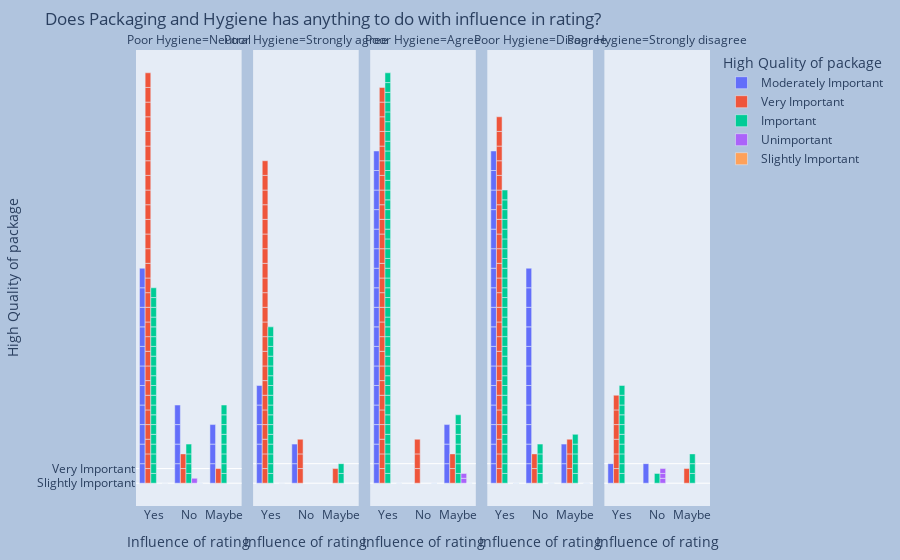

This figure's notebook cell:
### Markdown cell above
The code creates a bar plot using the Plotly library, where the x-axis represents the "Influence of rating" variable, the y-axis represents the "High Quality of package" variable, and the bars are colored based on the "High Quality of package" variable. The plot is grouped based on the "Poor Hygiene" variable, creating separate bars for each category of "Poor Hygiene". The title of the plot is set to "Does Packaging and Hygiene has anything to do with influence in rating?" and the background color is set to "LightSteelBlue". The plot is displayed using the fig.show() function.

### Code cell
#Considering 3 variables
fig = px.bar(delivery, x="Influence of rating", y="High Quality of package",
             color="High Quality of package", barmode="group",facet_col="Poor Hygiene")

#Setting up the title
fig.update_layout(
    margin=dict(l=20, r=20, t=50, b=20),
    paper_bgcolor="LightSteelBlue",
    title_text='Does Packaging and Hygiene has anything to do with influence in rating?'
)
fig.show()

### Figure 1 — Plotly figure (JSON) as saved in the notebook; plotly's stock layout.template omitted (floating-point values rounded to 4 significant figures)
{"data": [{"alignmentgroup": "True", "hovertemplate": "High Quality of package=%{y}<br>Poor Hygiene=Neutral<br>Influence of rating=%{x}<extra></extra>", "legendgroup": "Moderately Important", "marker": {"color": "#636efa", "pattern": {"shape": ""}}, "name": "Moderately Important", "offsetgroup": "Moderately Important", "orientation": "v", "showlegend": true, "textposition": "auto", "x": ["Yes", "Yes", "Yes", "Yes", "Yes", "No", "Maybe", "Yes", "Yes", "Yes", "No", "Yes", "No", "No", "Maybe", "Yes", "Maybe", "Yes"], "xaxis": "x", "y": ["Moderately Important", "Moderately Important", "Moderately Important", "Moderately Important", "Moderately Important", "Moderately Important", "Moderately Important", "Moderately Important", "Moderately Important", "Moderately Important", "Moderately Important", "Moderately Important", "Moderately Important", "Moderately Important", "Moderately Important", "Moderately Important", "Moderately Important", "Moderately Important"], "yaxis": "y", "type": "bar"}, {"alignmentgroup": "True", "hovertemplate": "High Quality of package=%{y}<br>Poor Hygiene=Strongly agree<br>Influence of rating=%{x}<extra></extra>", "legendgroup": "Moderately Important", "marker": {"color": "#636efa", "pattern": {"shape": ""}}, "name": "Moderately Important", "offsetgroup": "Moderately Important", "orientation": "v", "showlegend": false, "textposition": "auto", "x": ["No", "Yes", "Yes", "Yes", "No", "Yes", "Yes"], "xaxis": "x2", "y": ["Moderately Important", "Moderately Important", "Moderately Important", "Moderately Important", "Moderately Important", "Moderately Important", "Moderately Important"], "yaxis": "y2", "type": "bar"}, {"alignmentgroup": "True", "hovertemplate": "High Quality of package=%{y}<br>Poor Hygiene=Agree<br>Influence of rating=%{x}<extra></extra>", "legendgroup": "Moderately Important", "marker": {"color": "#636efa", "pattern": {"shape": ""}}, "name": "Moderately Important", "offsetgroup": "Moderately Important", "orientation": "v", "showlegend": false, "textposition": "auto", "x": ["Yes", "Yes", "Yes", "Yes", "Yes", "Yes", "Yes", "Maybe", "Maybe", "Yes", "Yes", "Yes", "Yes", "Yes", "Maybe", "Yes", "Yes", "Yes", "Yes", "Yes"], "xaxis": "x3", "y": ["Moderately Important", "Moderately Important", "Moderately Important", "Moderately Important", "Moderately Important", "Moderately Important", "Moderately Important", "Moderately Important", "Moderately Important", "Moderately Important", "Moderately Important", "Moderately Important", "Moderately Important", "Moderately Important", "Moderately Important", "Moderately Important", "Moderately Important", "Moderately Important", "Moderately Important", "Moderately Important"], "yaxis": "y3", "type": "bar"}, {"alignmentgroup": "True", "hovertemplate": "High Quality of package=%{y}<br>Poor Hygiene=Disagree<br>Influence of rating=%{x}<extra></extra>", "legendgroup": "Moderately Important", "marker": {"color": "#636efa", "pattern": {"shape": ""}}, "name": "Moderately Important", "offsetgroup": "Moderately Important", "orientation": "v", "showlegend": false, "textposition": "auto", "x": ["Yes", "Yes", "Yes", "Maybe", "Yes", "No", "No", "Yes", "No", "No", "Yes", "No", "Yes", "Yes", "Yes", "Yes", "Maybe", "Yes", "Yes", "No", "Yes", "No", "Yes", "No", "No", "Yes", "No", "No", "Yes", "Yes"], "xaxis": "x4", "y": ["Moderately Important", "Moderately Important", "Moderately Important", "Moderately Important", "Moderately Important", "Moderately Important", "Moderately Important", "Moderately Important", "Moderately Important", "Moderately Important", "Moderately Important", "Moderately Important", "Moderately Important", "Moderately Important", "Moderately Important", "Moderately Important", "Moderately Important", "Moderately Important", "Moderately Important", "Moderately Important", "Moderately Important", "Moderately Important", "Moderately Important", "Moderately Important", "Moderately Important", "Moderately Important", "Moderately Important", "Moderately Important", "Moderately Important", "Moderately Important"], "yaxis": "y4", "type": "bar"}, {"alignmentgroup": "True", "hovertemplate": "High Quality of package=%{y}<br>Poor Hygiene=Strongly disagree<br>Influence of rating=%{x}<extra></extra>", "legendgroup": "Moderately Important", "marker": {"color": "#636efa", "pattern": {"shape": ""}}, "name": "Moderately Important", "offsetgroup": "Moderately Important", "orientation": "v", "showlegend": false, "textposition": "auto", "x": ["Yes", "No"], "xaxis": "x5", "y": ["Moderately Important", "Moderately Important"], "yaxis": "y5", "type": "bar"}, {"alignmentgroup": "True", "hovertemplate": "High Quality of package=%{y}<br>Poor Hygiene=Neutral<br>Influence of rating=%{x}<extra></extra>", "legendgroup": "Very Important", "marker": {"color": "#EF553B", "pattern": {"shape": ""}}, "name": "Very Important", "offsetgroup": "Very Important", "orientation": "v", "showlegend": true, "textposition": "auto", "x": ["Yes", "Yes", "Yes", "Yes", "Yes", "Yes", "Yes", "Yes", "No", "No", "Yes", "Yes", "Yes", "Yes", "Yes", "Yes", "Yes", "Yes", "Yes", "Yes", "Yes", "Yes", "Yes", "Maybe", "Yes", "Yes", "Yes", "Yes", "Yes", "Yes", "Yes"], "xaxis": "x", "y": ["Very Important", "Very Important", "Very Important", "Very Important", "Very Important", "Very Important", "Very Important", "Very Important", "Very Important", "Very Important", "Very Important", "Very Important", "Very Important", "Very Important", "Very Important", "Very Important", "Very Important", "Very Important", "Very Important", "Very Important", "Very Important", "Very Important", "Very Important", "Very Important", "Very Important", "Very Important", "Very Important", "Very Important", "Very Important", "Very Important", "Very Important"], "yaxis": "y", "type": "bar"}, {"alignmentgroup": "True", "hovertemplate": "High Quality of package=%{y}<br>Poor Hygiene=Strongly agree<br>Influence of rating=%{x}<extra></extra>", "legendgroup": "Very Important", "marker": {"color": "#EF553B", "pattern": {"shape": ""}}, "name": "Very Important", "offsetgroup": "Very Important", "orientation": "v", "showlegend": false, "textposition": "auto", "x": ["Yes", "Yes", "Yes", "Yes", "Yes", "Yes", "Yes", "Maybe", "Yes", "No", "No", "Yes", "Yes", "Yes", "Yes", "Yes", "No", "Yes", "Yes", "Yes", "Yes", "Yes", "Yes", "Yes", "Yes", "Yes"], "xaxis": "x2", "y": ["Very Important", "Very Important", "Very Important", "Very Important", "Very Important", "Very Important", "Very Important", "Very Important", "Very Important", "Very Important", "Very Important", "Very Important", "Very Important", "Very Important", "Very Important", "Very Important", "Very Important", "Very Important", "Very Important", "Very Important", "Very Important", "Very Important", "Very Important", "Very Important", "Very Important", "Very Important"], "yaxis": "y2", "type": "bar"}, {"alignmentgroup": "True", "hovertemplate": "High Quality of package=%{y}<br>Poor Hygiene=Agree<br>Influence of rating=%{x}<extra></extra>", "legendgroup": "Very Important", "marker": {"color": "#EF553B", "pattern": {"shape": ""}}, "name": "Very Important", "offsetgroup": "Very Important", "orientation": "v", "showlegend": false, "textposition": "auto", "x": ["Yes", "Yes", "Yes", "Yes", "Yes", "No", "Yes", "No", "Yes", "Yes", "Yes", "Yes", "Yes", "No", "Yes", "Yes", "Maybe", "Yes", "Yes", "Yes", "Maybe", "Yes", "Yes", "Yes", "Yes", "Yes", "Yes", "Yes", "Yes", "Yes", "Yes", "Yes"], "xaxis": "x3", "y": ["Very Important", "Very Important", "Very Important", "Very Important", "Very Important", "Very Important", "Very Important", "Very Important", "Very Important", "Very Important", "Very Important", "Very Important", "Very Important", "Very Important", "Very Important", "Very Important", "Very Important", "Very Important", "Very Important", "Very Important", "Very Important", "Very Important", "Very Important", "Very Important", "Very Important", "Very Important", "Very Important", "Very Important", "Very Important", "Very Important", "Very Important", "Very Important"], "yaxis": "y3", "type": "bar"}, {"alignmentgroup": "True", "hovertemplate": "High Quality of package=%{y}<br>Poor Hygiene=Disagree<br>Influence of rating=%{x}<extra></extra>", "legendgroup": "Very Important", "marker": {"color": "#EF553B", "pattern": {"shape": ""}}, "name": "Very Important", "offsetgroup": "Very Important", "orientation": "v", "showlegend": false, "textposition": "auto", "x": ["Yes", "Maybe", "Maybe", "Maybe", "Yes", "Yes", "Yes", "Yes", "Yes", "No", "No", "Yes", "Yes", "Yes", "Yes", "Yes", "Yes", "Yes", "Yes", "Yes", "Yes", "Yes", "Yes", "Yes", "Yes", "Yes", "Yes", "Yes", "Yes", "Yes"], "xaxis": "x4", "y": ["Very Important", "Very Important", "Very Important", "Very Important", "Very Important", "Very Important", "Very Important", "Very Important", "Very Important", "Very Important", "Very Important", "Very Important", "Very Important", "Very Important", "Very Important", "Very Important", "Very Important", "Very Important", "Very Important", "Very Important", "Very Important", "Very Important", "Very Important", "Very Important", "Very Important", "Very Important", "Very Important", "Very Important", "Very Important", "Very Important"], "yaxis": "y4", "type": "bar"}, {"alignmentgroup": "True", "hovertemplate": "High Quality of package=%{y}<br>Poor Hygiene=Strongly disagree<br>Influence of rating=%{x}<extra></extra>", "legendgroup": "Very Important", "marker": {"color": "#EF553B", "pattern": {"shape": ""}}, "name": "Very Important", "offsetgroup": "Very Important", "orientation": "v", "showlegend": false, "textposition": "auto", "x": ["Yes", "Yes", "Maybe", "Yes", "Yes", "Yes", "Yes"], "xaxis": "x5", "y": ["Very Important", "Very Important", "Very Important", "Very Important", "Very Important", "Very Important", "Very Important"], "yaxis": "y5", "type": "bar"}, {"alignmentgroup": "True", "hovertemplate": "High Quality of package=%{y}<br>Poor Hygiene=Neutral<br>Influence of rating=%{x}<extra></extra>", "legendgroup": "Important", "marker": {"color": "#00cc96", "pattern": {"shape": ""}}, "name": "Important", "offsetgroup": "Important", "orientation": "v", "showlegend": true, "textposition": "auto", "x": ["Maybe", "Yes", "Yes", "Maybe", "Yes", "Maybe", "Yes", "No", "No", "Yes", "No", "No", "Yes", "Yes", "Yes", "Yes", "Yes", "Yes", "Maybe", "Yes", "Yes", "Yes", "Yes", "Yes", "Yes", "Maybe", "Maybe", "Yes", "Yes", "Maybe", "Yes", "Maybe"], "xaxis": "x", "y": ["Important", "Important", "Important", "Important", "Important", "Important", "Important", "Important", "Important", "Important", "Important", "Important", "Important", "Important", "Important", "Important", "Important", "Important", "Important", "Important", "Important", "Important", "Important", "Important", "Important", "Important", "Important", "Important", "Important", "Important", "Important", "Important"], "yaxis": "y", "type": "bar"}, {"alignmentgroup": "True", "hovertemplate": "High Quality of package=%{y}<br>Poor Hygiene=Strongly agree<br>Influence of rating=%{x}<extra></extra>", "legendgroup": "Important", "marker": {"color": "#00cc96", "pattern": {"shape": ""}}, "name": "Important", "offsetgroup": "Important", "orientation": "v", "showlegend": false, "textposition": "auto", "x": ["Yes", "Maybe", "Yes", "Yes", "Yes", "Yes", "Yes", "Yes", "Yes", "Maybe", "Yes", "Yes", "Yes", "Yes", "Yes", "Yes", "Yes", "Yes"], "xaxis": "x2", "y": ["Important", "Important", "Important", "Important", "Important", "Important", "Important", "Important", "Important", "Important", "Important", "Important", "Important", "Important", "Important", "Important", "Important", "Important"], "yaxis": "y2", "type": "bar"}, {"alignmentgroup": "True", "hovertemplate": "High Quality of package=%{y}<br>Poor Hygiene=Agree<br>Influence of rating=%{x}<extra></extra>", "legendgroup": "Important", "marker": {"color": "#00cc96", "pattern": {"shape": ""}}, "name": "Important", "offsetgroup": "Important", "orientation": "v", "showlegend": false, "textposition": "auto", "x": ["Yes", "Yes", "Maybe", "Yes", "Yes", "Yes", "Yes", "Yes", "Yes", "Yes", "Yes", "Yes", "Yes", "Yes", "Yes", "Yes", "Yes", "Yes", "Yes", "Yes", "Yes", "Yes", "Yes", "Yes", "Yes", "Yes", "Yes", "Yes", "Maybe", "Yes", "Yes", "Yes", "Yes", "Yes", "Yes", "Yes", "Maybe", "Yes", "Yes", "Yes", "Maybe", "Yes", "Maybe", "Yes", "Yes", "Yes", "Maybe", "Yes", "Maybe"], "xaxis": "x3", "y": ["Important", "Important", "Important", "Important", "Important", "Important", "Important", "Important", "Important", "Important", "Important", "Important", "Important", "Important", "Important", "Important", "Important", "Important", "Important", "Important", "Important", "Important", "Important", "Important", "Important", "Important", "Important", "Important", "Important", "Important", "Important", "Important", "Important", "Important", "Important", "Important", "Important", "Important", "Important", "Important", "Important", "Important", "Important", "Important", "Important", "Important", "Important", "Important", "Important"], "yaxis": "y3", "type": "bar"}, {"alignmentgroup": "True", "hovertemplate": "High Quality of package=%{y}<br>Poor Hygiene=Disagree<br>Influence of rating=%{x}<extra></extra>", "legendgroup": "Important", "marker": {"color": "#00cc96", "pattern": {"shape": ""}}, "name": "Important", "offsetgroup": "Important", "orientation": "v", "showlegend": false, "textposition": "auto", "x": ["Maybe", "Yes", "Yes", "Yes", "No", "No", "Yes", "No", "Yes", "No", "Yes", "Yes", "Yes", "Yes", "Yes", "Maybe", "Yes", "Yes", "Yes", "Yes", "Yes", "Yes", "Maybe", "Yes", "Yes", "Yes", "Yes", "Maybe", "Yes", "Yes", "Yes", "Yes", "Yes", "Yes", "Maybe", "Yes", "Yes", "Yes", "Yes"], "xaxis": "x4", "y": ["Important", "Important", "Important", "Important", "Important", "Important", "Important", "Important", "Important", "Important", "Important", "Important", "Important", "Important", "Important", "Important", "Important", "Important", "Important", "Important", "Important", "Important", "Important", "Important", "Important", "Important", "Important", "Important", "Important", "Important", "Important", "Important", "Important", "Important", "Important", "Important", "Important", "Important", "Important"], "yaxis": "y4", "type": "bar"}, {"alignmentgroup": "True", "hovertemplate": "High Quality of package=%{y}<br>Poor Hygiene=Strongly disagree<br>Influence of rating=%{x}<extra></extra>", "legendgroup": "Important", "marker": {"color": "#00cc96", "pattern": {"shape": ""}}, "name": "Important", "offsetgroup": "Important", "orientation": "v", "showlegend": false, "textposition": "auto", "x": ["Yes", "Yes", "Yes", "No", "Yes", "Yes", "Maybe", "Yes", "Yes", "Yes", "Yes", "Maybe", "Maybe", "Yes"], "xaxis": "x5", "y": ["Important", "Important", "Important", "Important", "Important", "Important", "Important", "Important", "Important", "Important", "Important", "Important", "Important", "Important"], "yaxis": "y5", "type": "bar"}, {"alignmentgroup": "True", "hovertemplate": "High Quality of package=%{y}<br>Poor Hygiene=Neutral<br>Influence of rating=%{x}<extra></extra>", "legendgroup": "Unimportant", "marker": {"color": "#ab63fa", "pattern": {"shape": ""}}, "name": "Unimportant", "offsetgroup": "Unimportant", "orientation": "v", "showlegend": true, "textposition": "auto", "x": ["No"], "xaxis": "x", "y": ["Unimportant"], "yaxis": "y", "type": "bar"}, {"alignmentgroup": "True", "hovertemplate": "High Quality of package=%{y}<br>Poor Hygiene=Agree<br>Influence of rating=%{x}<extra></extra>", "legendgroup": "Unimportant", "marker": {"color": "#ab63fa", "pattern": {"shape": ""}}, "name": "Unimportant", "offsetgroup": "Unimportant", "orientation": "v", "showlegend": false, "textposition": "auto", "x": ["Maybe", "Maybe"], "xaxis": "x3", "y": ["Unimportant", "Unimportant"], "yaxis": "y3", "type": "bar"}, {"alignmentgroup": "True", "hovertemplate": "High Quality of package=%{y}<br>Poor Hygiene=Strongly disagree<br>Influence of rating=%{x}<extra></extra>", "legendgroup": "Unimportant", "marker": {"color": "#ab63fa", "pattern": {"shape": ""}}, "name": "Unimportant", "offsetgroup": "Unimportant", "orientation": "v", "showlegend": false, "textposition": "auto", "x": ["No", "No", "No"], "xaxis": "x5", "y": ["Unimportant", "Unimportant", "Unimportant"], "yaxis": "y5", "type": "bar"}, {"alignmentgroup": "True", "hovertemplate": "High Quality of package=%{y}<br>Poor Hygiene=Neutral<br>Influence of rating=%{x}<extra></extra>", "legendgroup": "Slightly Important", "marker": {"color": "#FFA15A", "pattern": {"shape": ""}}, "name": "Slightly Important", "offsetgroup": "Slightly Important", "orientation": "v", "showlegend": true, "textposition": "auto", "x": ["Yes", "No", "No", "No", "No", "No"], "xaxis": "x", "y": ["Slightly Important", "Slightly Important", "Slightly Important", "Slightly Important", "Slightly Important", "Slightly Important"], "yaxis": "y", "type": "bar"}, {"alignmentgroup": "True", "hovertemplate": "High Quality of package=%{y}<br>Poor Hygiene=Strongly agree<br>Influence of rating=%{x}<extra></extra>", "legendgroup": "Slightly Important", "marker": {"color": "#FFA15A", "pattern": {"shape": ""}}, "name": "Slightly Important", "offsetgroup": "Slightly Important", "orientation": "v", "showlegend": false, "textposition": "auto", "x": ["Yes"], "xaxis": "x2", "y": ["Slightly Important"], "yaxis": "y2", "type": "bar"}, {"alignmentgroup": "True", "hovertemplate": "High Quality of package=%{y}<br>Poor Hygiene=Agree<br>Influence of rating=%{x}<extra></extra>", "legendgroup": "Slightly Important", "marker": {"color": "#FFA15A", "pattern": {"shape": ""}}, "name": "Slightly Important", "offsetgroup": "Slightly Important", "orientation": "v", "showlegend": false, "textposition": "auto", "x": ["Yes", "Maybe", "Maybe", "No", "No", "Yes", "No"], "xaxis": "x3", "y": ["Slightly Important", "Slightly Important", "Slightly Important", "Slightly Important", "Slightly Important", "Slightly Important", "Slightly Important"], "yaxis": "y3", "type": "bar"}, {"alignmentgroup": "True", "hovertemplate": "High Quality of package=%{y}<br>Poor Hygiene=Disagree<br>Influence of rating=%{x}<extra></extra>", "legendgroup": "Slightly Important", "marker": {"color": "#FFA15A", "pattern": {"shape": ""}}, "name": "Slightly Important", "offsetgroup": "Slightly Important", "orientation": "v", "showlegend": false, "textposition": "auto", "x": ["Yes", "No", "Maybe", "No", "Maybe", "Yes", "No", "Maybe", "Yes", "Maybe", "Yes", "No", "Yes"], "xaxis": "x4", "y": ["Slightly Important", "Slightly Important", "Slightly Important", "Slightly Important", "Slightly Important", "Slightly Important", "Slightly Important", "Slightly Important", "Slightly Important", "Slightly Important", "Slightly Important", "Slightly Important", "Slightly Important"], "yaxis": "y4", "type": "bar"}], "layout": {"xaxis": {"anchor": "y", "domain": [0, 0.184], "title": {"text": "Influence of rating"}}, "yaxis": {"anchor": "x", "domain": [0, 1], "title": {"text": "High Quality of package"}, "categoryorder": "array", "categoryarray": ["Slightly Important", "Unimportant", "Important", "Very Important", "Moderately Important"]}, "xaxis2": {"anchor": "y2", "domain": [0.204, 0.388], "matches": "x", "title": {"text": "Influence of rating"}}, "yaxis2": {"anchor": "x2", "domain": [0, 1], "matches": "y", "showticklabels": false}, "xaxis3": {"anchor": "y3", "domain": [0.408, 0.592], "matches": "x", "title": {"text": "Influence of rating"}}, "yaxis3": {"anchor": "x3", "domain": [0, 1], "matches": "y", "showticklabels": false}, "xaxis4": {"anchor": "y4", "domain": [0.612, 0.796], "matches": "x", "title": {"text": "Influence of rating"}}, "yaxis4": {"anchor": "x4", "domain": [0, 1], "matches": "y", "showticklabels": false}, "xaxis5": {"anchor": "y5", "domain": [0.816, 1], "matches": "x", "title": {"text": "Influence of rating"}}, "yaxis5": {"anchor": "x5", "domain": [0, 1], "matches": "y", "showticklabels": false}, "annotations": [{"font": {}, "showarrow": false, "text": "Poor Hygiene=Neutral", "x": 0.092, "xanchor": "center", "xref": "paper", "y": 1, "yanchor": "bottom", "yref": "paper"}, {"font": {}, "showarrow": false, "text": "Poor Hygiene=Strongly agree", "x": 0.296, "xanchor": "center", "xref": "paper", "y": 1, "yanchor": "bottom", "yref": "paper"}, {"font": {}, "showarrow": false, "text": "Poor Hygiene=Agree", "x": 0.5, "xanchor": "center", "xref": "paper", "y": 1, "yanchor": "bottom", "yref": "paper"}, {"font": {}, "showarrow": false, "text": "Poor Hygiene=Disagree", "x": 0.704, "xanchor": "center", "xref": "paper", "y": 1, "yanchor": "bottom", "yref": "paper"}, {"font": {}, "showarrow": false, "text": "Poor Hygiene=Strongly disagree", "x": 0.908, "xanchor": "center", "xref": "paper", "y": 1, "yanchor": "bottom", "yref": "paper"}], "legend": {"title": {"text": "High Quality of package"}, "tracegroupgap": 0}, "margin": {"t": 50, "l": 20, "r": 20, "b": 20}, "barmode": "group", "title": {"text": "Does Packaging and Hygiene has anything to do with influence in rating?"}, "paper_bgcolor": "LightSteelBlue"}}
